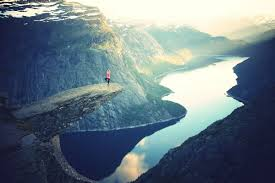
%> input picture Assignment_0/a.jpeg, 275 x 183 px
$ octave --eval "result = Q2e(imread('a.jpeg'));"   (GNU Octave 9; MATLAB toolbox functions it lacks are replaced by stand-ins)
%> lines starting %> are read from the running program, lines starting %| are printed output that depends on the picture
function result=Q2e (im)
    im=rgb2gray(im);
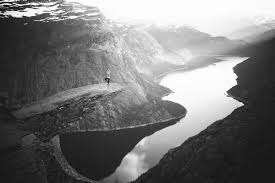
%> im: size 183x275 uint8; min 1, max 255, mean 118.4
    result=im;
    the_size=size(im);
%> the_size = [183 275]
    row=the_size(1);
%> row = 183
    col=the_size(2);
%> col = 275

    subtracting_m=zeros(row,col)+randi([0 255]);

    %type cast
    im=uint8(im);
    subtracting_m=uint8(subtracting_m);
    result=im-subtracting_m;
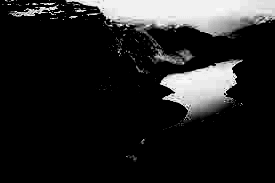
%> result: size 183x275 uint8; min 0, max 39, mean 5.3; drawn with min black and max white

    % clip the result
    the_max=max(result(:));
%> the_max = 39
    the_min=min(result(:));
%> the_min = 0

    imshow(result)
end
